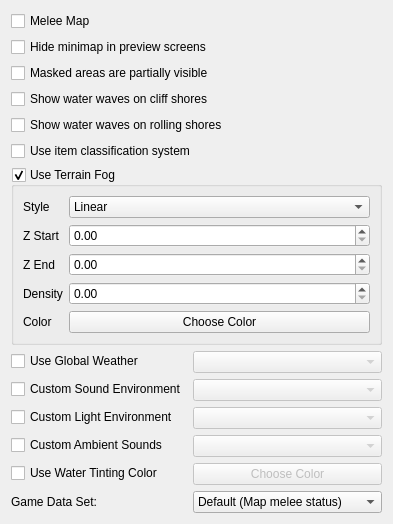
       <widget class="QWidget" name="tab_2">
        <attribute name="title">
         <string>Options</string>
        </attribute>
        <layout class="QVBoxLayout" name="verticalLayout_3">
         <item>
          <widget class="QCheckBox" name="meleeMap">
           <property name="text">
            <string>Melee Map</string>
           </property>
          </widget>
         </item>
         <item>
          <widget class="QCheckBox" name="hideMinimapPreview">
           <property name="text">
            <string>Hide minimap in preview screens</string>
           </property>
          </widget>
         </item>
         <item>
          <widget class="QCheckBox" name="maskedPartiallyVisible">
           <property name="text">
            <string>Masked areas are partially visible</string>
           </property>
          </widget>
         </item>
         <item>
          <widget class="QCheckBox" name="cliffWaves">
           <property name="text">
            <string>Show water waves on cliff shores</string>
           </property>
          </widget>
         </item>
         <item>
          <widget class="QCheckBox" name="rollingShoreWaves">
           <property name="text">
            <string>Show water waves on rolling shores</string>
           </property>
          </widget>
         </item>
         <item>
          <widget class="QCheckBox" name="itemClassification">
           <property name="text">
            <string>Use item classification system</string>
           </property>
          </widget>
         </item>
         <item>
          <widget class="QGroupBox" name="terrainFogBox">
           <property name="title">
            <string>Use Terrain Fog</string>
           </property>
           <property name="checkable">
            <bool>true</bool>
           </property>
           <layout class="QFormLayout" name="formLayout">
            <item row="0" column="0">
             <widget class="QLabel" name="label_8">
              <property name="text">
               <string>Style</string>
              </property>
             </widget>
            </item>
            <item row="0" column="1">
             <widget class="QComboBox" name="fogStyle">
              <item>
               <property name="text">
                <string>Linear</string>
               </property>
              </item>
              <item>
               <property name="text">
                <string>Exponential 1</string>
               </property>
              </item>
              <item>
               <property name="text">
                <string>Exponential 2</string>
               </property>
              </item>
             </widget>
            </item>
            <item row="1" column="0">
             <widget class="QLabel" name="label_9">
              <property name="text">
               <string>Z Start</string>
              </property>
             </widget>
            </item>
            <item row="1" column="1">
             <widget class="QDoubleSpinBox" name="fogZStart">
              <property name="autoFillBackground">
               <bool>true</bool>
              </property>
              <property name="frame">
               <bool>true</bool>
              </property>
              <property name="maximum">
               <double>100000.000000000000000</double>
              </property>
             </widget>
            </item>
            <item row="2" column="0">
             <widget class="QLabel" name="label_10">
              <property name="text">
               <string>Z End</string>
              </property>
             </widget>
            </item>
            <item row="2" column="1">
             <widget class="QDoubleSpinBox" name="fogZEnd">
              <property name="autoFillBackground">
               <bool>true</bool>
              </property>
              <property name="frame">
               <bool>true</bool>
              </property>
              <property name="maximum">
               <double>100000.000000000000000</double>
              </property>
             </widget>
            </item>
            <item row="3" column="0">
             <widget class="QLabel" name="label_11">
              <property name="text">
               <string>Density</string>
              </property>
             </widget>
            </item>
            <item row="3" column="1">
             <widget class="QDoubleSpinBox" name="fogDensity">
              <property name="autoFillBackground">
               <bool>true</bool>
              </property>
              <property name="frame">
               <bool>true</bool>
              </property>
              <property name="maximum">
               <double>100.000000000000000</double>
              </property>
             </widget>
            </item>
            <item row="4" column="0">
             <widget class="QLabel" name="label_12">
              <property name="text">
               <string>Color</string>
              </property>
             </widget>
            </item>
            <item row="4" column="1">
             <widget class="ColorButton" name="fogColor">
              <property name="text">
               <string>Choose Color</string>
              </property>
             </widget>
            </item>
           </layout>
          </widget>
         </item>
         <item>
          <layout class="QFormLayout" name="formLayout_2">
           <item row="0" column="0">
            <widget class="QCheckBox" name="globalWeather">
             <property name="text">
              <string>Use Global Weather</string>
             </property>
            </widget>
           </item>
           <item row="0" column="1">
            <widget class="QComboBox" name="globalWeatherCombo">
             <property name="enabled">
              <bool>false</bool>
             </property>
             <property name="maxVisibleItems">
              <number>20</number>
             </property>
            </widget>
           </item>
           <item row="1" column="0">
            <widget class="QCheckBox" name="customSound">
             <property name="text">
              <string>Custom Sound Environment</string>
             </property>
            </widget>
           </item>
           <item row="1" column="1">
            <widget class="QComboBox" name="customSoundCombo">
             <property name="enabled">
              <bool>false</bool>
             </property>
            </widget>
           </item>
           <item row="2" column="0">
            <widget class="QCheckBox" name="customLighting">
             <property name="text">
              <string>Custom Light Environment</string>
             </property>
            </widget>
           </item>
           <item row="2" column="1">
            <widget class="QComboBox" name="customLightingCombo">
             <property name="enabled">
              <bool>false</bool>
             </property>
             <property name="maxVisibleItems">
              <number>20</number>
             </property>
            </widget>
           </item>
           <item row="4" column="0">
            <widget class="QCheckBox" name="waterTinting">
             <property name="text">
              <string>Use Water Tinting Color</string>
             </property>
            </widget>
           </item>
           <item row="4" column="1">
            <widget class="ColorButton" name="waterColor">
             <property name="enabled">
              <bool>false</bool>
             </property>
             <property name="text">
              <string>Choose Color</string>
             </property>
            </widget>
           </item>
           <item row="5" column="0">
            <widget class="QLabel" name="label_13">
             <property name="text">
              <string>Game Data Set:</string>
             </property>
            </widget>
           </item>
           <item row="5" column="1">
            <widget class="QComboBox" name="gameDataSet">
             <item>
              <property name="text">
               <string>Default (Map melee status)</string>
              </property>
             </item>
             <item>
              <property name="text">
               <string>Custom (TFT 1.02, RoC 1.01)</string>
              </property>
             </item>
             <item>
              <property name="text">
               <string>Melee (Latest Patch)</string>
              </property>
             </item>
            </widget>
           </item>
           <item row="3" column="0">
            <widget class="QCheckBox" name="customAmbiance">
             <property name="text">
              <string>Custom Ambient Sounds</string>
             </property>
            </widget>
           </item>
           <item row="3" column="1">
            <widget class="QComboBox" name="customAmbianceCombo">
             <property name="enabled">
              <bool>false</bool>
             </property>
             <property name="maxVisibleItems">
              <number>20</number>
             </property>
            </widget>
           </item>
          </layout>
         </item>
        </layout>
       </widget>
